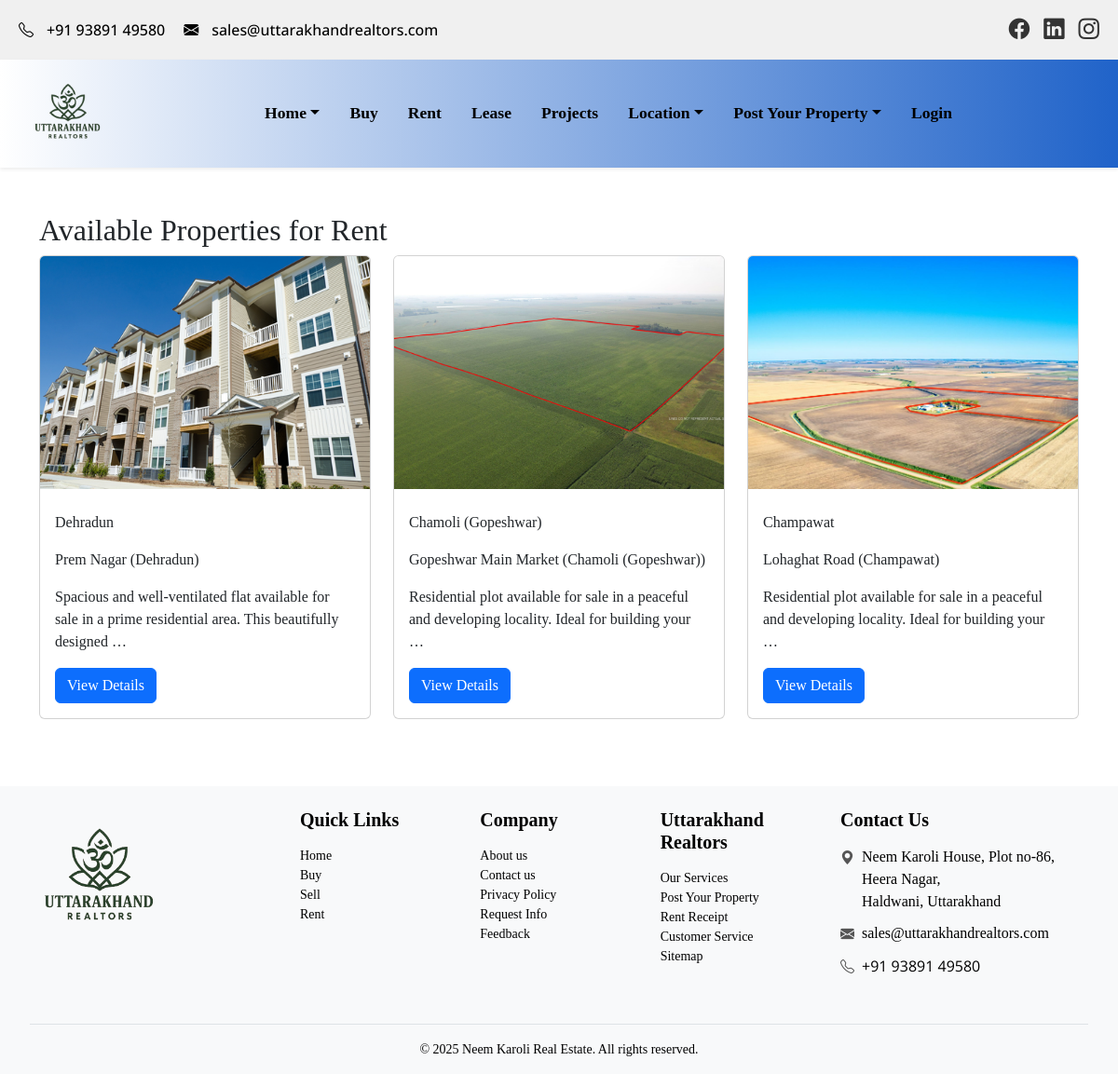
The app's page /rent/, older data.
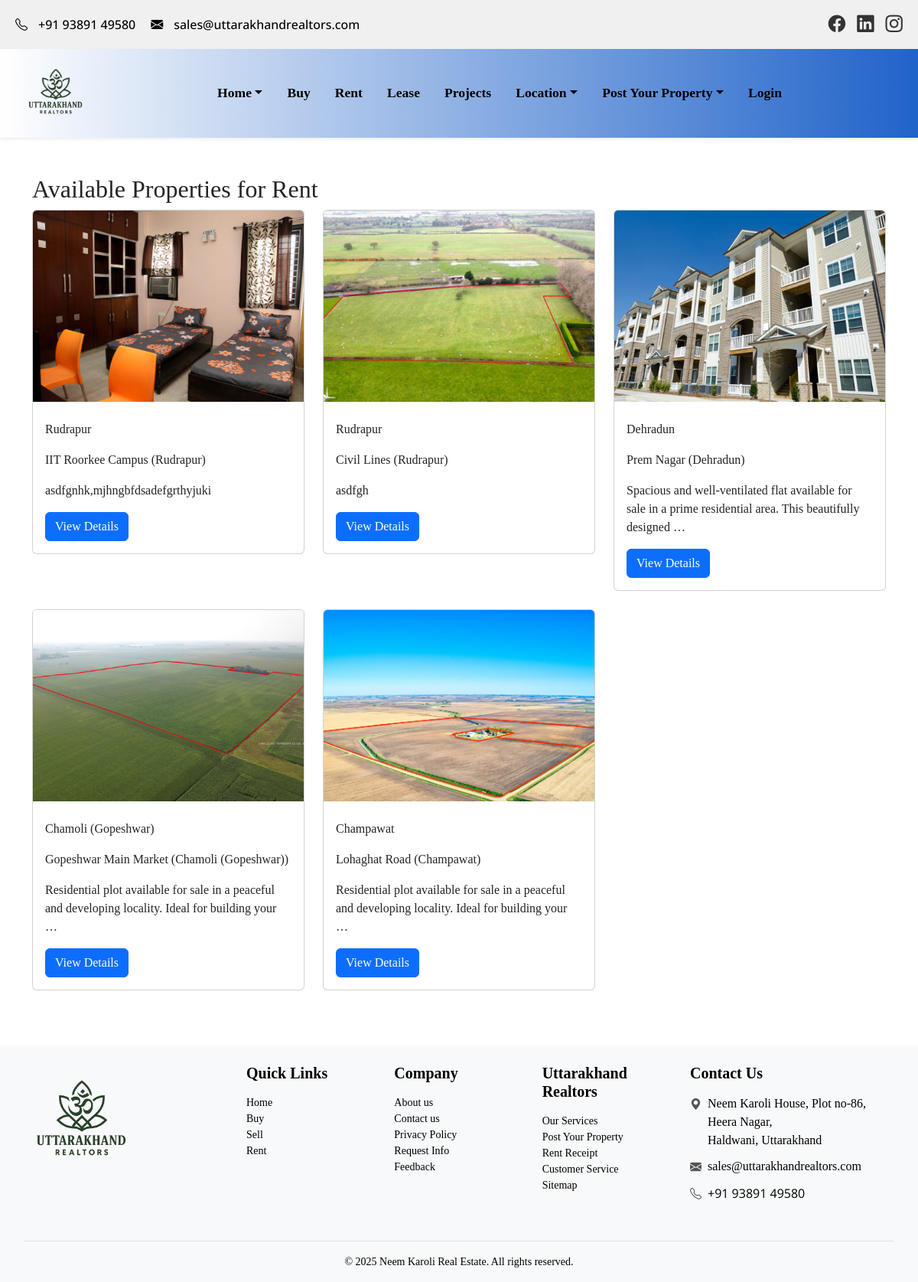
The same page, newer data.
### my_app/models.py (models this page shows, shortened)
class Property(models.Model):
    purpose = models.ForeignKey(Purpose, on_delete=models.SET_NULL, null=True)
    property_type = models.ForeignKey(PropertyType, on_delete=models.SET_NULL, null=True)
    city = models.ForeignKey(City, on_delete=models.SET_NULL, null=True)
    location = models.ForeignKey(Location, on_delete=models.SET_NULL, null=True)
    price = models.PositiveIntegerField()
    area = models.PositiveIntegerField(null=True, blank=True)  # in sq.ft
    description = models.TextField(max_length=1000)
    facing = models.CharField(max_length=50, null=True, blank=True)
    ownership = models.CharField(max_length=100, null=True, blank=True)
    transaction_type = models.CharField(max_length=100, null=True, blank=True)
    agent_phone = models.CharField(max_length=15, null=True, blank=True)
    brochure = models.FileField(upload_to='property/brochures/', null=True, blank=True)
    posted_on = models.DateTimeField(auto_now_add=True)
    posted_by = models.ForeignKey(User, on_delete=models.SET_NULL, null=True, blank=True)
    is_approved = models.BooleanField(default=False)

class PropertyImage(models.Model):
    property = models.ForeignKey(Property, related_name='images', on_delete=models.CASCADE)
    image = models.ImageField(upload_to='property_images/')

class City(models.Model):
    name = models.CharField(max_length=50)
    def __str__(self):
        return self.name

class Location(models.Model):
    name = models.CharField(max_length=100)
    city = models.ForeignKey(City, on_delete=models.CASCADE, related_name='locations')
    def __str__(self):
        return f"{self.name} ({self.city.name})"

### my_app/views.py (the view)
# urls.py: path('rent/', views.rent_properties, name="rent_properties"),
def rent_properties(request):
    try:
        rent_purpose = Purpose.objects.get(name__iexact="Rent")
        properties = Property.objects.filter(purpose=rent_purpose, is_approved=True).order_by('-id')
    except Purpose.DoesNotExist:
        properties = Property.objects.none()
    return render(request, 'rent.html', {'properties': properties})

### my_app/templates/rent.html (shortened to what this page needs)
{% extends 'common.html' %}
{% block content %}
<div class="container mt-5">
  <h2>Available Properties for Rent</h2>
  <div class="row">
    {% for property in properties %}
      <div class="col-md-4 mb-4">
        <div class="card">
          {% if property.images.all|length > 0 %}
            <img src="{{ property.images.first.image.url }}" class="card-img-top" style="height: 250px; object-fit: cover;" alt="Property Image">
          {% else %}
            <img src="https://via.placeholder.com/400x250?text=No+Image" class="card-img-top" alt="No image available">
          {% endif %}
          <div class="card-body">
            <p>{{property.city}}</p>
            <p>{{property.location}}</p>
            <p>{{ property.description|truncatewords:15 }}</p>
            <a href="{% url 'property_detail' property.pk %}" class="btn btn-primary">View Details</a>
          </div>
        </div>
      </div>
    {% empty %}
      <p>No rental properties available.</p>
    {% endfor %}
  </div>
</div>
{% endblock %}

### templates/common.html (shortened to what this page needs)
{% load static %}
<!DOCTYPE html>
<html lang="en">
  <head>
    <link href="https://cdn.jsdelivr.net/npm/bootstrap@5.3.0/dist/css/bootstrap.min.css" rel="stylesheet" />
    <link href="https://cdn.jsdelivr.net/npm/bootstrap-icons@1.10.5/font/bootstrap-icons.css" rel="stylesheet" />
    <link href="https://cdnjs.cloudflare.com/ajax/libs/font-awesome/6.0.0-beta3/css/all.min.css" rel="stylesheet" />
    <link rel="stylesheet" href="{% static 'css/style.css' %}" />
  </head>
  <body>
    <header>
      <div class="header-container">
        <div class="contact-info" style=" font-family: 'Open Sans', sans-serif;">
          <a href="tel:+919389149580"><i class="bi bi-telephone me-2"></i> +91 93891 49580</a>
          <a href="mailto:sales@neemkarolitechnologies.com"><i class="bi bi-envelope-fill me-2"></i> sales@uttarakhandrealtors.com</a>
        </div>
        <div class="social-icons">
          <a href="https://www.facebook.com/profile.php?id=61577587658083" class="social-icon"><i class="bi bi-facebook"></i></a>
          <a href="https://www.linkedin.com/company/neemkaroli-technologies/?viewAsMember=true" class="social-icon"><i class="bi bi-linkedin"></i></a>
          <a href="#" class="social-icon"><i class="bi bi-instagram"></i></a>
        </div>
      </div>
    </header>
    <nav class="navbar navbar-expand-lg navbar-light bg-light sticky-top shadow-sm">
      <div class="container-fluid d-flex justify-content-between align-items-center">
        <a class="navbar-brand" href="{% url 'index' %}"><img src="{% static 'images/haldwani nk.png' %}" alt="Logo" width="250" /></a>
        <div class="collapse navbar-collapse justify-content-center" id="navbarSupportedContent">
          <ul class="navbar-nav mb-2 mb-lg-0 d-flex justify-content-center gap-3">
            <li class="nav-item dropdown">
              <a class="nav-link dropdown-toggle" href="#" id="post_propertyDropdown" role="button" data-bs-toggle="dropdown">Home</a>
            </li>
            <li class="nav-item">
              <a class="nav-link" href="{% url 'buy_properties' %}">Buy</a>
            </li>
            <li class="nav-item">
              <a class="nav-link" href="{% url 'rent_properties' %}">Rent</a>
            </li>
            <li class="nav-item">
              <a class="nav-link" href="{% url 'lease_properties' %}">Lease</a>
            </li>
            <li class="nav-item">
              <a class="nav-link" href="{% url 'projects' %}">Projects</a>
            </li>
            <li class="nav-item dropdown">
              <a class="nav-link dropdown-toggle" href="#" id="cityDropdown" role="button" data-bs-toggle="dropdown">Location</a>
            </li>
            <li class="nav-item dropdown">
              <a class="nav-link dropdown-toggle" href="#" id="post_propertyDropdown" role="button" data-bs-toggle="dropdown">Post Your Property</a>
            </li>
            {% if user.is_authenticated %}
              <li class="nav-item">
                <a class="nav-link" href="{% url 'user-logout' %}">Logout</a>
              </li>
            {% else %}
              <li class="nav-item">
                <a class="nav-link" href="{% url 'user-login' %}">Login</a>
              </li>
            {% endif %}
          </ul>
        </div>
      </div>
    </nav>
    {% block content %}
    {% endblock %}
    <footer class="footer bg-light mt-5 pt-4 pb-3">
      <div class="container-fluid">
        <div class="row">
          <div class="col-lg-3 mb-4">
            <a href="{% url 'index' %}"><img src="{% static 'images/haldwani nk.png' %}" alt="Logo" height="150" width="150" /></a>
          </div>
          <div class="col-lg-2 mb-4">
            <h5>Quick Links</h5>
            <ul class="list-unstyled">
              <li>
                <a href="{% url 'index' %}">Home</a>
              </li>
              <li>
                <a href="{% url 'buy_properties' %}">Buy</a>
              </li>
              <li>
                <a href="{% url 'sell_property' %}">Sell</a>
              </li>
              <li>
                <a href="{% url 'rent_properties' %}">Rent</a>
              </li>
            </ul>
          </div>
          <div class="col-lg-2 mb-4">
            <h5>Company</h5>
            <ul class="list-unstyled">
              <li>
                <a href="#">About us</a>
              </li>
              <li>
                <a href="#">Contact us</a>
              </li>
              <li>
                <a href="#">Privacy Policy</a>
              </li>
              <li>
                <a href="#">Request Info</a>
              </li>
              <li>
                <a href="#">Feedback</a>
              </li>
            </ul>
          </div>
          <div class="col-lg-2 mb-4">
            <h5>Uttarakhand Realtors</h5>
            <ul class="list-unstyled">
              <li>
                <a href="#">Our Services</a>
              </li>
              <li>
                <a href="#">Post Your Property</a>
              </li>
              <li>
                <a href="#">Rent Receipt</a>
              </li>
              <li>
                <a href="#">Customer Service</a>
              </li>
              <li>
                <a href="#">Sitemap</a>
              </li>
            </ul>
          </div>
          <div class="col-lg-3 mb-4">
            <h5>Contact Us</h5>
            <div class="footer-contact-item">
              <i class="bi bi-geo-alt-fill"></i>
              <p>
                Neem Karoli House, Plot no-86, Heera Nagar,<br />Haldwani, Uttarakhand
              </p>
            </div>
            <div class="footer-contact-item">
              <i class="bi bi-envelope-fill"></i>
              <p>sales@uttarakhandrealtors.com</p>
            </div>
            <div class="footer-contact-item" style=" font-family: 'Open Sans', sans-serif;">
              <i class="bi bi-telephone"></i>
              <p>+91 93891 49580</p>
            </div>
          </div>
        </div>
        <div class="text-center border-top pt-3 mt-3">&copy; 2025 Neem Karoli Real Estate. All rights reserved.</div>
      </div>
    </footer>
  </body>
</html>

### static/css/style.css (style rules this page uses)
body { font-family: Georgia, 'Times New Roman', Times, serif !important; margin: 0; padding: 0; }
header { background-color: #f0f0f0; padding: 15px 0; / }
.header-container { max-width: 1320px; margin: 0 auto; padding: 0 20px; display: flex; justify-content: space-between; align-items: center; flex-wrap: wrap; }
.contact-info { display: flex; gap: 20px; flex-wrap: wrap; align-items: center; }
.contact-info a { text-decoration: none; color: #000; display: flex; align-items: center; gap: 6px; font-weight: 500; font-size: 1rem; }
.social-icons { display: flex; gap: 15px; align-items: center; }
.social-icon i { font-size: 1.4em; color: #333; transition: color 0.3s ease; }
.navbar { background: linear-gradient(to right, white, #2063c9); padding: 0.5rem 1rem; }
.navbar-brand img { max-height: 90px; width: auto; }
.navbar-nav { gap: 2rem; align-items: center; }
.nav-link { font-size: 1.1rem; font-weight: bold; color: black !important; transition: color 0.3s ease; }
.footer { background: white; color: black; padding: 40px 20px 20px; font-size: 14px; }
.footer h5 { font-weight: bold; margin-bottom: 1rem; }
.footer a { text-decoration: none; color: black; }
.footer-contact-item { display: flex; align-items: flex-start; gap: 8px; margin-bottom: 10px; font-size: 15px; }
.footer-contact-item i { margin-top: 2px; color: #555; }
.footer-contact-item p { margin: 0; font-size: 1rem; }

Row changes from the older to the newer data that the page shows:
added Property: images.first.image (picture), city "Rudrapur", location "IIT Roorkee Campus (Rudrapur)", description "asdfgnhk,mjhngbfdsadefgrthyjuki"
added Property: images.first.image (picture), city "Rudrapur", location "Civil Lines (Rudrapur)", description "asdfgh"
